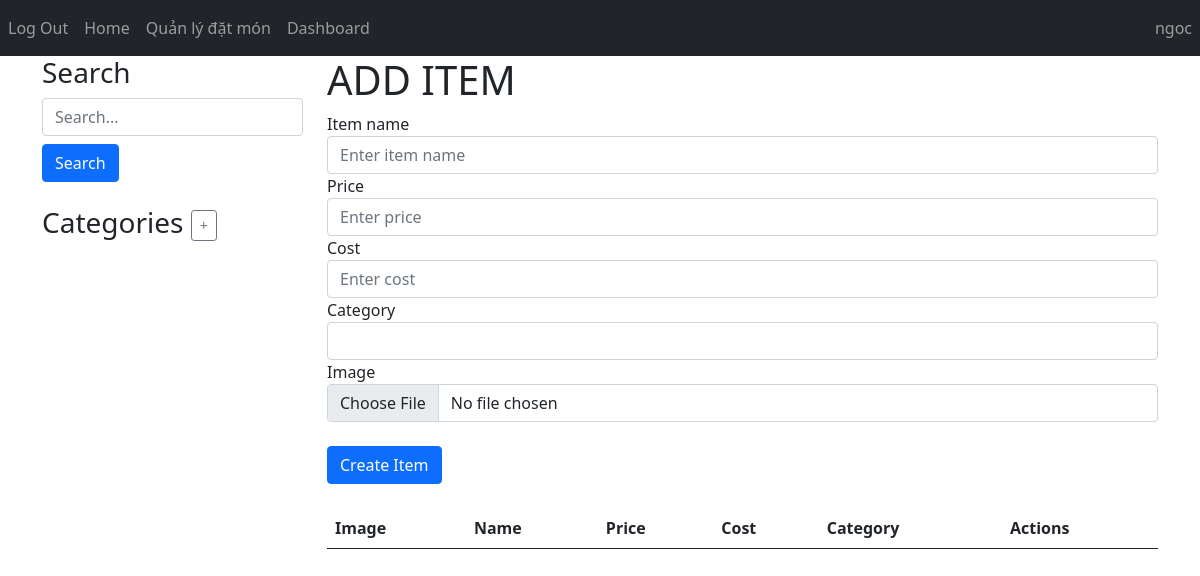
The page /category (signed in) on the database as committed earlier.
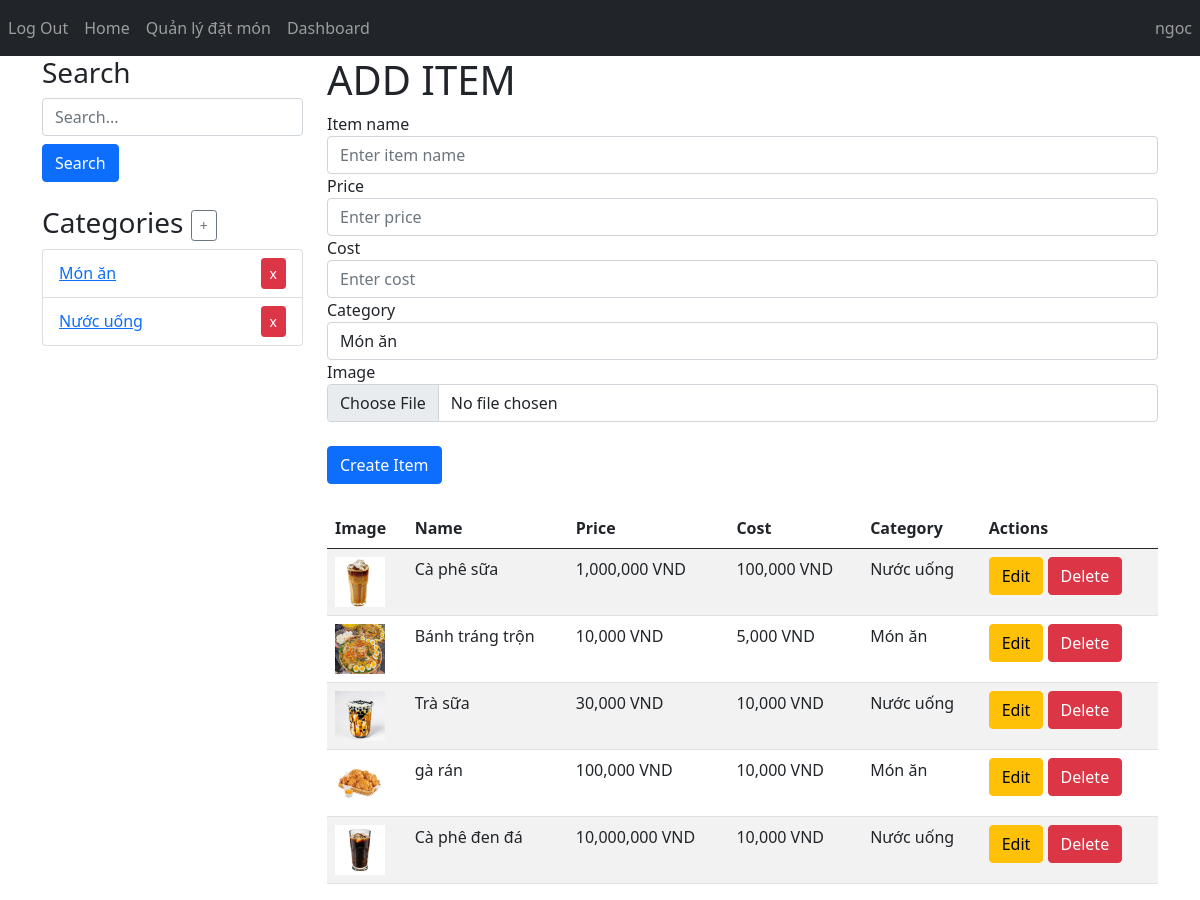
The same page on the database as committed later.
### backend/models.py (models this page shows, shortened)
class User(db.Model, UserMixin):
    id = db.Column(db.Integer, primary_key=True)
    email = db.Column(db.String(150), unique=True)
    password = db.Column(db.String(150))
    username = db.Column(db.String(150))
    is_admin = db.Column(db.Boolean, default=False)

class Category(db.Model):
    id = db.Column(db.Integer, primary_key=True)
    name = db.Column(db.String(255), unique=True, nullable=False)
    menu_items = db.relationship('MenuItem', backref='category', lazy=True) #backref: từ menuItem có thể gọi cate (menuItem.category) #lazy: gọi item khi cần, tiết kiệm tài nguyên

class MenuItem(db.Model):
    id = db.Column(db.Integer, primary_key=True)
    name = db.Column(db.String(255), nullable=False)
    price = db.Column(db.Float, nullable=False)
    cost = db.Column(db.Float, nullable=False)
    category_id = db.Column(db.Integer, db.ForeignKey('category.id'))
    is_available = db.Column(db.Integer, default=0) #Boolean -> Integer Hàng tồn kho
    image_url = db.Column(db.String(255))

### backend/menu.py (the view, shortened to what this page needs)
@menu.route('/category', methods=['GET', 'POST'])
@login_required
@admin_required
def manage_category():
    categories = Category.query.all()
    category_id =request.args.get('id')
    if  category_id:
        items = MenuItem.query.filter_by(category_id=category_id).all()
    else:
            items = MenuItem.query.all()
    return render_template('menu.html', category=categories, item=items, format_currency=format_currency, user=current_user) #

### backend/menu.py (called while the page is built)
def admin_required(f):
    @wraps(f)
    def wrap(*args, **kwargs):
        if current_user.is_admin:
            return f(*args, **kwargs)
        else:
            abort(403)
    return wrap

def format_currency(value):
    return "{:,.0f} VND".format(value)

### backend/templates/menu.html (shortened to what this page needs)
{% extends "base.html" %}
{% block content %}
<div class="container">
    <div class="row">
        <div class="col-md-3">
            <div class="sidebar">
                <h3>Search</h3>
                <form method="GET" action="{{ url_for('menu.manage_item') }}">
                    <input type="text" name="search" placeholder="Search..." class="form-control">
                    <button type="submit" class="btn btn-primary mt-2">Search</button>
                </form>
                <h3 class="mt-4">Categories
                    <button type="button" class="btn btn-outline-secondary btn-sm ml-2" onclick="toggleCategoryInput()">+</button>
                </h3>
                <ul class="list-group mt-2">
                    {% for category in category %}
                    <li class="list-group-item d-flex justify-content-between align-items-center">
                        <a href="{{ url_for('menu.manage_category', id=category.id) }}">{{ category.name }}</a>
                        <form method="post" action="{{ url_for('menu.manage_category') }}" onsubmit="return confirm('Are you sure you want to delete this category?');">
                            <button type="submit" class="btn btn-danger btn-sm">x</button>
                        </form>
                    </li>
                    {% endfor %}
                </ul>
            </div>
        </div>
        <div class="col-md-9">
            <h1>ADD ITEM</h1>
            <form method="post" action="{{ url_for('menu.manage_item') }}" enctype="multipart/form-data">
                <div class="form-group">
                    <label for="item-name">Item name</label>
                    <input type="text" class="form-control" id="item-name" name="item-name" placeholder="Enter item name" required>
                </div>
                <div class="form-group">
                    <label for="price">Price</label>
                    <input type="number" class="form-control" id="price" name="price" placeholder="Enter price" required>
                </div>
                <div class="form-group">
                    <label for="cost">Cost</label>
                    <input type="number" class="form-control" id="cost" name="cost" placeholder="Enter cost" required>
                </div>
                <div class="form-group">
                    <label for="category">Category</label>
                    <select class="form-control" id="category" name="category_id" required>
                        {% for category in category %}
                            <option value="{{ category.id }}">{{ category.name }}</option>
                        {% endfor %}
                    </select>
                </div>
                <div class="form-group">
                    <label for="image">Image</label>
                    <input type="file" class="form-control" id="image" name="image" accept="image/*">
                </div>
                <br>
                <button type="submit" class="btn btn-primary">Create Item</button>
            </form>
            <table class="table table-striped mt-4">
                <thead>
                    <tr>
                        <th>Image</th>
                        <th>Name</th>
                        <th>Price</th>
                        <th>Cost</th>
                        <th>Category</th>
                        <th>Actions</th>
                    </tr>
                </thead>
                <tbody>
                    {% for item in item %}
                        <tr>
                            <td>
                                <span class="item-info">
                                    {% if item.image_url %}
                                        <img src="{{ item.image_url }}" alt="{{ item.name }}" style="width: 50px; height: 50px; object-fit: cover;">
                                    {% else %}
                                        No image
                                    {% endif %}
                                </span>
                            </td>
                            <td>
                                <span class="item-info">{{ item.name }}</span>
                            </td>
                            <td>
                                <span class="item-info">{{ format_currency(item.price) }}</span>
                            </td>
                            <td>
                                <span class="item-info">{{ format_currency(item.cost) }}</span>
                            </td>
                            <td>
                                <span class="item-info">{{ item.category.name }}</span>
                            </td>
                            <td>
                                <button class="btn btn-warning edit-btn" onclick="editItem(this, '{{ item.id }}')">Edit</button>
                                <button class="btn btn-danger" onclick="deleteItem('{{ item.id }}')">Delete</button>
                            </td>
                        </tr>
                    {% endfor %}
                </tbody>
            </table>
        </div>
    </div>
</div>
{% endblock %}

### backend/templates/base.html (shortened to what this page needs)
<!DOCTYPE html>
<html lang="en">
<head>
    <link href="https://cdn.jsdelivr.net/npm/bootstrap@5.0.2/dist/css/bootstrap.min.css" rel="stylesheet"
>
    <link rel="stylesheet" href="https://cdn.jsdelivr.net/npm/bootstrap-icons/font/bootstrap-icons.css">
</head>
<body>
    <nav class="navbar navbar-expand-lg navbar-dark bg-dark">
        <div class="collapse navbar-collapse" id="navbar">
            <div class="navbar-nav">
                {% if user.is_authenticated %}
                <a class="nav-item nav-link" id="logOut" href="/logout">Log Out</a>
                <a class="nav-item nav-link" id="Home" href="/">Home</a>
                <a class="nav-item nav-link" id="order" href="/order_management" >Quản lý đặt món</a>
                {% if user.is_admin %}
                <a class="nav-item nav-link" id="Dashboard" href="/dashboard">Dashboard</a>
                {% endif %}
                {% else %}
                <a class="nav-item nav-link" id="login" href="/login">Login</a>
                {% endif %}
            </div>
            <div class="navbar-nav ms-auto">
                {% if user.is_authenticated %}
                <a class="nav-item nav-link" id="account" href="/account">{{ current_user.username }}</a>
                {% endif %}
            </div>
        </div>
    </nav>
    <div>
        {% block content %}
        {% endblock %}
    </div>
</body>
</html>

Rows that differ between the two databases and show on the page:
added Category: name "Món ăn"
added Category: name "Nước uống"
added MenuItem: image_url (picture), name "Cà phê sữa", price "1,000,000 VND", cost "100,000 VND", category.name "Nước uống"
added MenuItem: image_url (picture), name "Bánh tráng trộn", price "10,000 VND", cost "5,000 VND", category.name "Món ăn"
added MenuItem: image_url (picture), name "Trà sữa", price "30,000 VND", cost "10,000 VND", category.name "Nước uống"
added MenuItem: image_url (picture), name "gà rán", price "100,000 VND", cost "10,000 VND", category.name "Món ăn"
added MenuItem: image_url (picture), name "Cà phê đen đá", price "10,000,000 VND", cost "10,000 VND", category.name "Nước uống"
Other text that changed with them:
form field category_id: (not shown) → "Món ăn"
